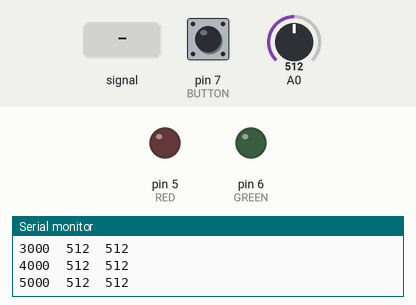
Recording of a sketch running on a simulated Arduino Uno, built with avr-gcc and run on an emulated ATmega328P. Shown: output pins drawn as LEDs (lit = HIGH), the last lines printed to the serial monitor. The inputs (shaded band) are chosen by the test bench; at power-on: A0 = 512, pin 7 (BUTTON) LOW.

Above: at 1.2 s.
1.3 s: A0 fed a 200 Hz sine of ±81 counts around its level
At 2.5 s:
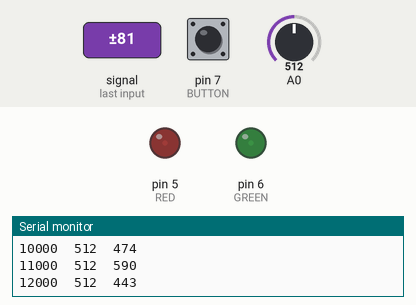
2.8 s: A0 set to 716
At 3.3 s:
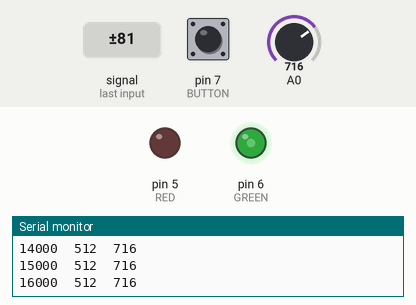
4.3 s: A0 set to 900
At 5.5 s:
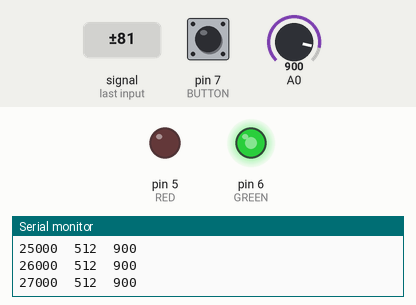
5.8 s: A0 fed a 200 Hz sine of ±81 counts around its level
Timing chart, 0 to 7.4 s (numbered marks = the images above; inputs shaded):
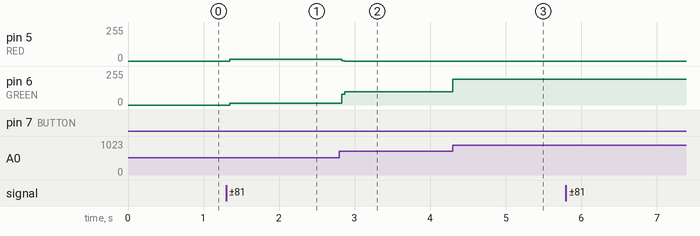

The sketch:

redgreenButton.ino
```cpp
#define RED 5
#define GREEN 6
#define BUTTON 7


int joystick;
bool button;
int js_rest;
int red, green;
short loopdex = 0;
int i;

void setup() {
  // put your setup code here, to run once:
  pinMode(RED, OUTPUT);
  pinMode(GREEN, OUTPUT);
  pinMode(BUTTON, INPUT);

  Serial.begin(9600);

  js_rest = analogRead(A0);
}

void loop() {
  // put your main code here, to run repeatedly:
  joystick = analogRead(A0);
  button = digitalRead(BUTTON);
  if (button) {
    js_rest = analogRead(A0);
  }
  if (joystick > js_rest) {
    green = map(joystick, js_rest, 1024, 0, 255);
    red = 0;
  }
  else {
    red = map(joystick, 0, js_rest, -255, 0);
    red = -1 * red;
    green = 0;
  }
  analogWrite(RED, red);
  analogWrite(GREEN, green);
  if (loopdex % 1000 == 0)
  {
    Serial.print(loopdex);
    Serial.print("\t");
    Serial.print(js_rest);
    Serial.print("\t");
    Serial.println(joystick);
  }
  loopdex++;
}
```

Measured:
- after the input at 1.3 s, pin 5 (RED): 0/255 → 14/255 after 0.05 s; pin 6 (GREEN): 0/255 → 12/255 after 0.05 s
- after the input at 2.8 s, pin 5 (RED): 14/255 → 0/255 at once; pin 6 (GREEN): 12/255 → 101/255 at once
- after the input at 4.3 s, pin 6 (GREEN): 101/255 → 193/255 at once
